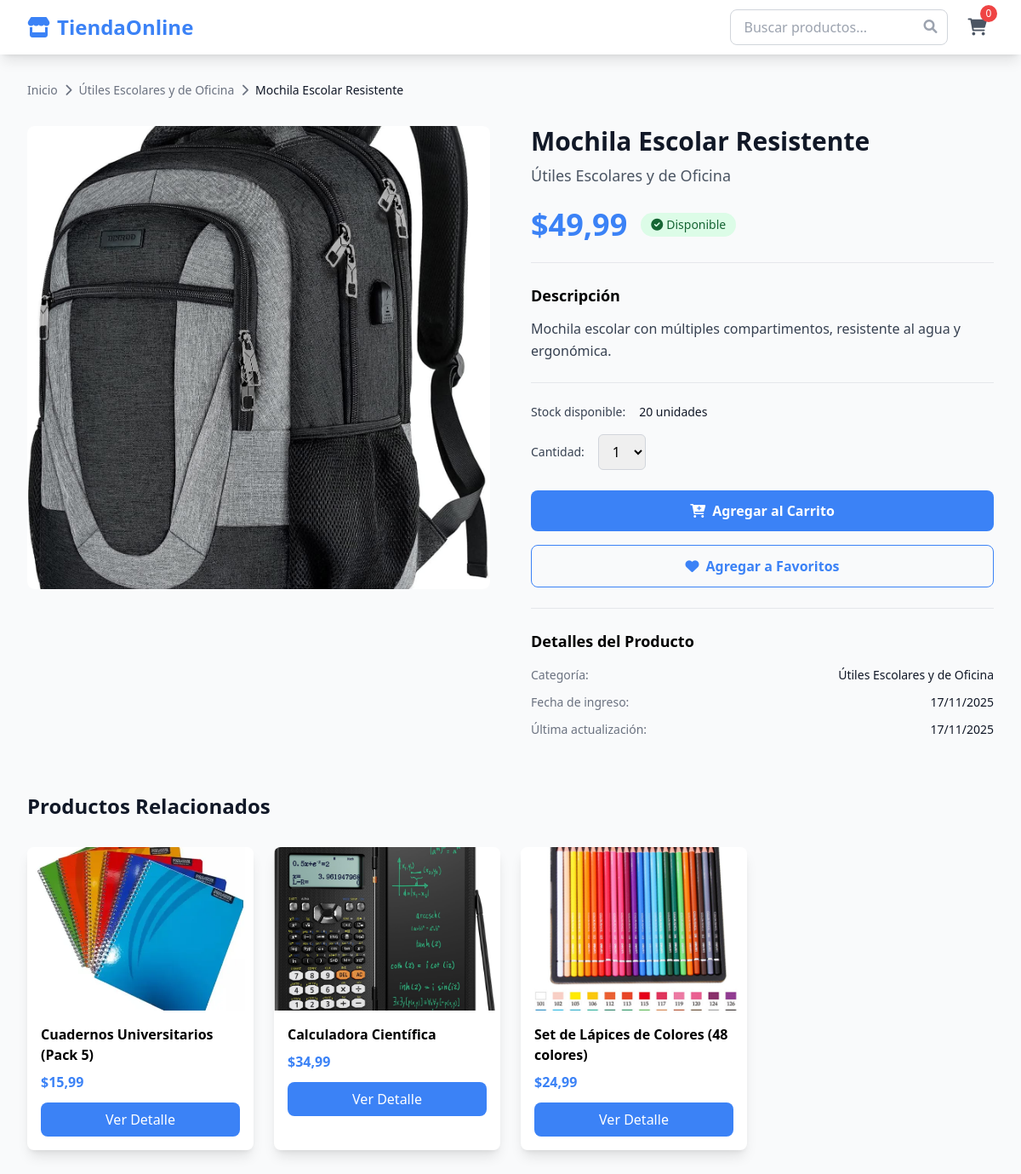
/api/producto/20/, run on the app's committed database.
### tienda/models.py (models this page shows, shortened)
class Producto(models.Model):
    nombre = models.CharField(max_length=200)
    descripcion = models.TextField()
    precio = models.DecimalField(max_digits=10, decimal_places=2)
    categoria = models.ForeignKey(Categoria, on_delete=models.CASCADE, related_name='productos')
    imagen = models.ImageField(upload_to='productos/', blank=True, null=True)
    stock = models.PositiveIntegerField(default=0)
    activo = models.BooleanField(default=True)
    fecha_creacion = models.DateTimeField(auto_now_add=True)
    fecha_actualizacion = models.DateTimeField(auto_now=True)
    class Meta:
        verbose_name = 'Producto'
        verbose_name_plural = 'Productos'
        ordering = ['-fecha_creacion']
    @property
    def disponible(self):
        return self.activo and self.stock > 0

class Categoria(models.Model):
    nombre = models.CharField(max_length=100)
    descripcion = models.TextField(blank=True)
    imagen = models.ImageField(upload_to='categorias/', blank=True, null=True)
    activa = models.BooleanField(default=True)
    fecha_creacion = models.DateTimeField(auto_now_add=True)
    class Meta:
        verbose_name = 'Categoría'
        verbose_name_plural = 'Categorías'

### tienda/views.py (the view)
# urls.py: path('producto/<int:producto_id>/', views.detalle_producto, name='detalle_producto'),
def detalle_producto(request, producto_id):
    producto = get_object_or_404(Producto, id=producto_id, activo=True)
    productos_relacionados = Producto.objects.filter(
        categoria=producto.categoria,
        activo=True
    ).exclude(id=producto.id)[:4]
    context = {
        'producto': producto,
        'productos_relacionados': productos_relacionados,
        'titulo': f'{producto.nombre} - Detalle'
    }
    return render(request, 'tienda/detalle_producto.html', context)

### templates/tienda/detalle_producto.html
{% extends 'base.html' %}
{% block content %}
<div class="max-w-7xl mx-auto px-4 sm:px-6 lg:px-8 py-8">
    <nav class="mb-8">
        <ol class="flex items-center space-x-2 text-sm text-gray-500">
            <li><a href="{% url 'tienda:home' %}" class="hover:text-primary">Inicio</a></li>
            <li><i class="fas fa-chevron-right"></i></li>
            <li><a href="#" class="hover:text-primary">{{ producto.categoria.nombre }}</a></li>
            <li><i class="fas fa-chevron-right"></i></li>
            <li class="text-gray-900">{{ producto.nombre }}</li>
        </ol>
    </nav>
    <div class="grid grid-cols-1 lg:grid-cols-2 gap-12">
        <div class="space-y-4">
            <div class="aspect-square bg-gray-100 rounded-lg overflow-hidden">
                {% if producto.imagen %}
                <img src="{{ producto.imagen.url }}" alt="{{ producto.nombre }}"
                     class="w-full h-full object-cover">
                {% else %}
                <div class="w-full h-full flex items-center justify-center bg-gradient-to-br from-gray-200 to-gray-300">
                    <i class="fas fa-image text-gray-400 text-6xl"></i>
                </div>
                {% endif %}
            </div>
        </div>
        <div class="space-y-6">
            <div>
                <h1 class="text-3xl font-bold text-gray-900 mb-2">{{ producto.nombre }}</h1>
                <p class="text-lg text-gray-600">{{ producto.categoria.nombre }}</p>
            </div>
            <div class="flex items-center space-x-4">
                <span class="text-4xl font-bold text-primary">${{ producto.precio }}</span>
                {% if producto.disponible %}
                <span class="bg-green-100 text-green-800 px-3 py-1 rounded-full text-sm font-medium">
                    <i class="fas fa-check-circle mr-1"></i>Disponible
                </span>
                {% else %}
                <span class="bg-red-100 text-red-800 px-3 py-1 rounded-full text-sm font-medium">
                    <i class="fas fa-times-circle mr-1"></i>Agotado
                </span>
                {% endif %}
            </div>
            <div class="border-t border-b border-gray-200 py-6">
                <h3 class="text-lg font-semibold mb-3">Descripción</h3>
                <p class="text-gray-700 leading-relaxed">{{ producto.descripcion }}</p>
            </div>
            <div class="space-y-4">
                <div class="flex items-center space-x-4">
                    <span class="text-sm font-medium text-gray-700">Stock disponible:</span>
                    <span class="text-sm text-gray-900">{{ producto.stock }} unidades</span>
                </div>
                <div class="flex items-center space-x-4">
                    <label for="quantity" class="text-sm font-medium text-gray-700">Cantidad:</label>
                    <select id="quantity" class="border border-gray-300 rounded-md px-3 py-2 focus:ring-2 focus:ring-primary focus:border-transparent">
                        {% for i in "12345"|make_list %}
                        <option value="{{ forloop.counter }}">{{ forloop.counter }}</option>
                        {% endfor %}
                    </select>
                </div>
            </div>
            <div class="space-y-4">
                {% if producto.disponible %}
                <button onclick="addToCart({{ producto.id }}, '{{ producto.nombre|escapejs }}', {{ producto.precio }}, '{% if producto.imagen %}{{ producto.imagen.url }}{% endif %}')"
                        class="w-full bg-primary text-white py-3 px-6 rounded-lg font-semibold hover:bg-secondary transition-colors">
                    <i class="fas fa-cart-plus mr-2"></i>Agregar al Carrito
                </button>
                {% else %}
                <button disabled class="w-full bg-gray-300 text-gray-500 py-3 px-6 rounded-lg font-semibold cursor-not-allowed">
                    <i class="fas fa-times mr-2"></i>Producto Agotado
                </button>
                {% endif %}
                <button class="w-full border border-primary text-primary py-3 px-6 rounded-lg font-semibold hover:bg-primary hover:text-white transition-colors">
                    <i class="fas fa-heart mr-2"></i>Agregar a Favoritos
                </button>
            </div>
            <div class="border-t border-gray-200 pt-6">
                <h3 class="text-lg font-semibold mb-4">Detalles del Producto</h3>
                <dl class="space-y-3">
                    <div class="flex justify-between">
                        <dt class="text-sm font-medium text-gray-500">Categoría:</dt>
                        <dd class="text-sm text-gray-900">{{ producto.categoria.nombre }}</dd>
                    </div>
                    <div class="flex justify-between">
                        <dt class="text-sm font-medium text-gray-500">Fecha de ingreso:</dt>
                        <dd class="text-sm text-gray-900">{{ producto.fecha_creacion|date:"d/m/Y" }}</dd>
                    </div>
                    <div class="flex justify-between">
                        <dt class="text-sm font-medium text-gray-500">Última actualización:</dt>
                        <dd class="text-sm text-gray-900">{{ producto.fecha_actualizacion|date:"d/m/Y" }}</dd>
                    </div>
                </dl>
            </div>
        </div>
    </div>
    {% if productos_relacionados %}
    <div class="mt-16">
        <h2 class="text-2xl font-bold text-gray-900 mb-8">Productos Relacionados</h2>
        <div class="grid grid-cols-1 sm:grid-cols-2 lg:grid-cols-4 gap-6">
            {% for producto_rel in productos_relacionados %}
            <div class="bg-white rounded-lg shadow-lg overflow-hidden hover:shadow-xl transition-shadow">
                {% if producto_rel.imagen %}
                <img src="{{ producto_rel.imagen.url }}" alt="{{ producto_rel.nombre }}" class="w-full h-48 object-cover">
                {% else %}
                <div class="w-full h-48 bg-gradient-to-br from-gray-200 to-gray-300 flex items-center justify-center">
                    <i class="fas fa-image text-gray-400 text-3xl"></i>
                </div>
                {% endif %}
                <div class="p-4">
                    <h3 class="font-semibold mb-2">{{ producto_rel.nombre }}</h3>
                    <p class="text-primary font-bold">${{ producto_rel.precio }}</p>
                    <a href="{% url 'tienda:detalle_producto' producto_rel.id %}"
                       class="mt-3 block text-center bg-primary text-white py-2 rounded-lg hover:bg-secondary transition-colors">
                        Ver Detalle
                    </a>
                </div>
            </div>
            {% endfor %}
        </div>
    </div>
    {% endif %}
</div>
{% endblock %}

### data on the page
Producto: categoria.nombre "Útiles Escolares y de Oficina", nombre "Mochila Escolar Resistente", imagen (picture), precio "49,99", descripcion "Mochila escolar con múltiples compartimentos, resistente al agua y ergonómica.", stock "20", fecha_creacion "17/11/2025", fecha_actualizacion "17/11/2025"
Producto: imagen (picture), nombre "Cuadernos Universitarios (Pack 5)", precio "15,99"
Producto: imagen (picture), nombre "Calculadora Científica", precio "34,99"
Producto: imagen (picture), nombre "Set de Lápices de Colores (48 colores)", precio "24,99"

### other printed values
form field value "1"
